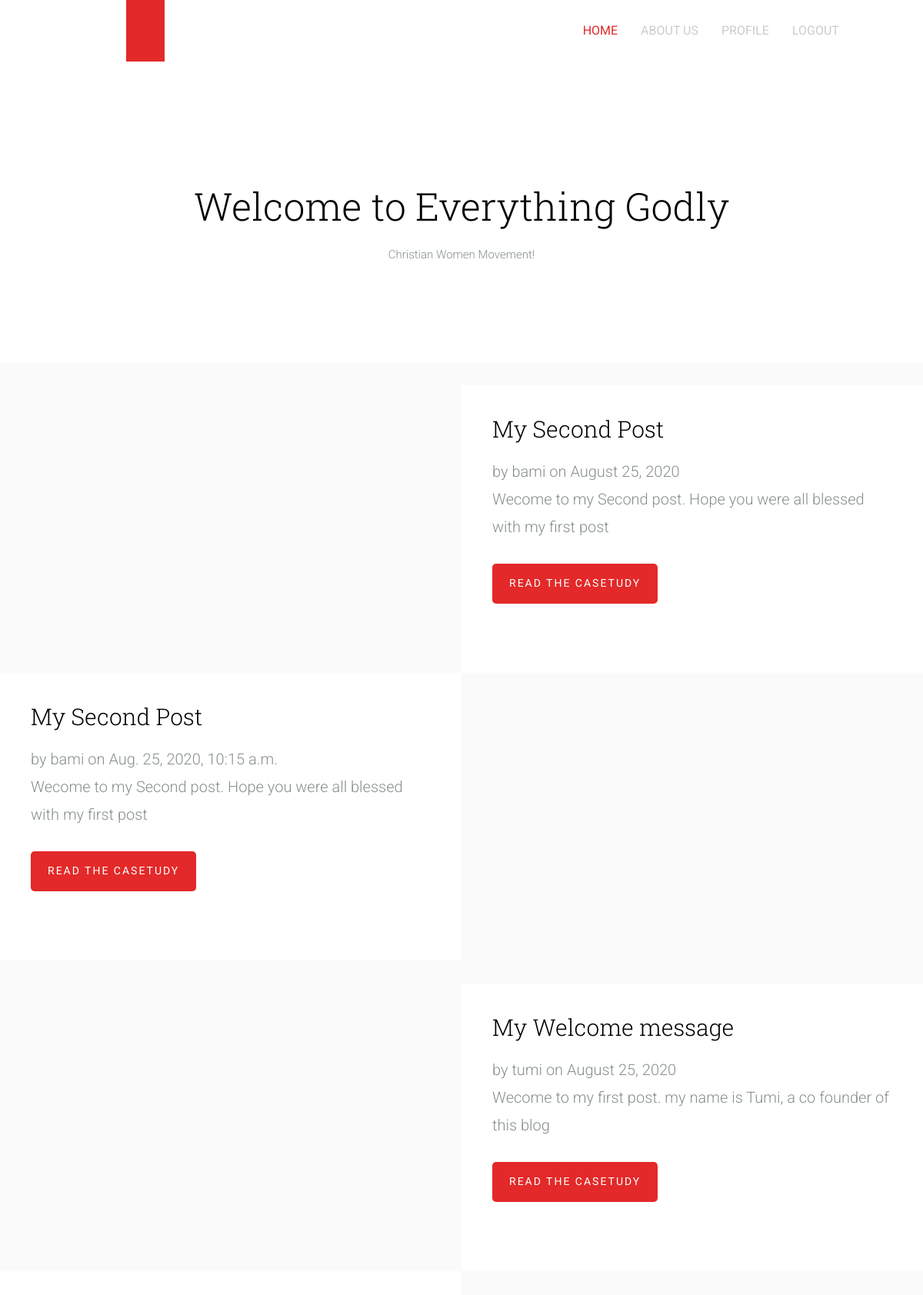
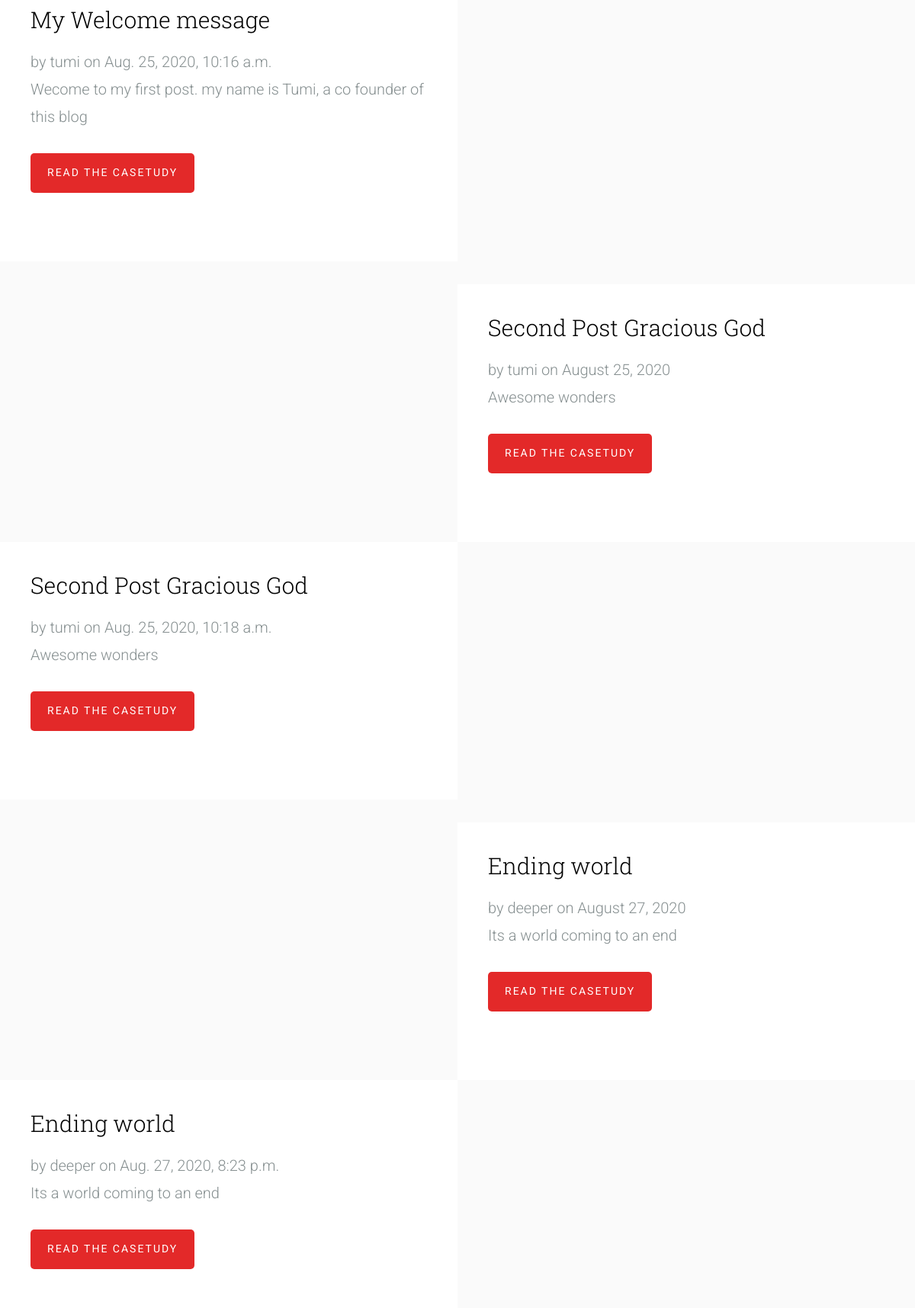
Screenshot of / (signed in, upper part) with the database file from the repository (2 pictures, top to bottom).
### blog/models.py (models this page shows, shortened)
class post(models.Model):
	title = models.CharField(max_length = 100)
	author = models.ForeignKey(User, on_delete= models.CASCADE)
	content = models.TextField()
	date = models.DateTimeField(default=timezone.now)
	images = models.ImageField(default='default.jpg', upload_to='article_pic')

### blog/views.py (the view)
# urls.py: 2. Add a URL to urlpatterns:  path('', views.home, name='home')
def home(request):
	content = {'database': post.objects.all(), 'tag':'Welcome!'}
	return render(request,'blog/home.html',content)

### blog/templates/blog/home.html (shortened to what this page needs)
{%extends 'blog/base.html'%}
{%block body%}
	<div id="fh5co-main">
			<div class="fh5co-intro text-center">
				<div class="container">
					<div class="row">
						<div class="col-md-8 col-md-offset-2">
							<h1 class="intro-lead">Welcome to Everything Godly</h1>
							<p class="">Christian Women Movement!</a></p>
						</div>
					</div>
				</div>
			</div>
{%for item in database %}
	<div id="fh5co-portfolio">
		<div class="fh5co-portfolio-item ">
			<div class="fh5co-portfolio-figure animate-box" style="background-image: ;"></div>
			<div class="fh5co-portfolio-description">
					<h2>{{item.title}}</h2>
					<div class="">by {{item.author}} on {{item.date|date:'F d, Y'}} </a> </div>
					<p>{{item.content}}</p>
					<p><a href="#" class="btn btn-primary">Read the casetudy</a></p>
			</div>
		</div>
	<div class="fh5co-portfolio-item fh5co-img-right">
			<div class="fh5co-portfolio-description">
				<h2>{{item.title}}</h2>
				<div class="">by {{item.author}} on {{item.date}} </a> </div>
				<p>{{item.content}}</p>
				<p><a href="#" class="btn btn-primary">Read the casetudy</a></p>
			</div>
		</div>
{%endfor%}
{%endblock body%}

### rows the page displays
post: title "My Second Post", author "bami", date "August 25, 2020", content "Wecome to my Second post. Hope you were all blessed with my first post", date "Aug. 25, 2020, 10:15 a.m."
post: title "My Welcome message", author "tumi", date "August 25, 2020", content "Wecome to my first post. my name is Tumi, a co founder of this blog", date "Aug. 25, 2020, 10:16 a.m."
post: title "Second Post Gracious God", author "tumi", date "August 25, 2020", content "Awesome wonders", date "Aug. 25, 2020, 10:18 a.m."
post: title "Ending world", author "deeper", date "August 27, 2020", content "Its a world coming to an end", date "Aug. 27, 2020, 8:23 p.m."
